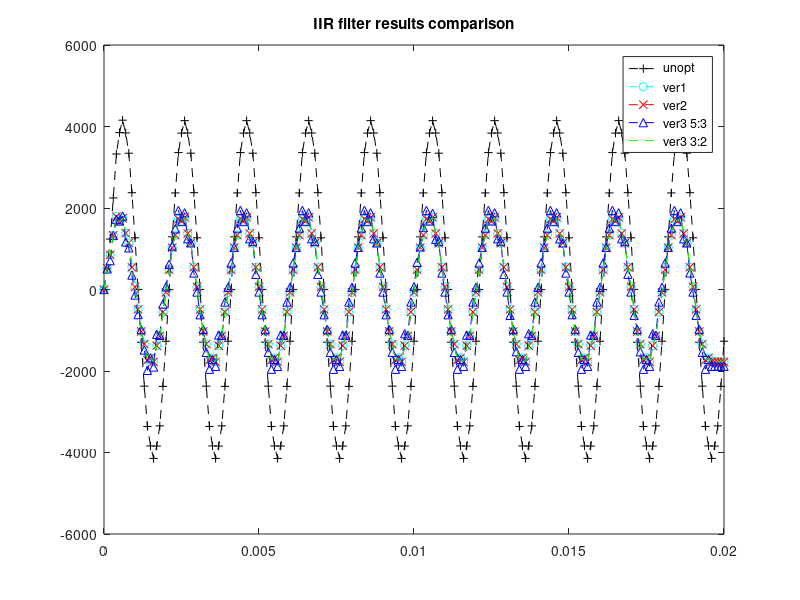
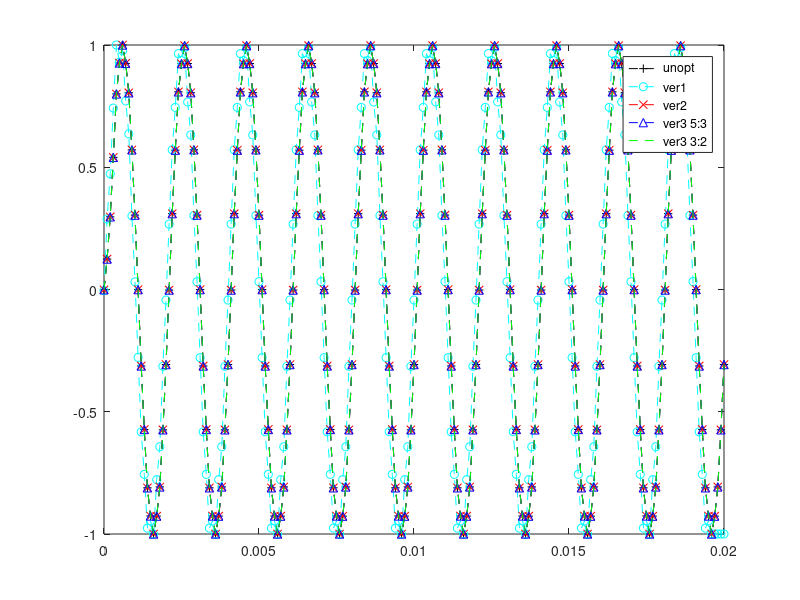

Here is the MATLAB script that generated these plots, in order:
fs=10000 %% sampling frequency
f1=500;  %% first sinewave freq (in band)
f2=4500; %% second sinnewave freq (out band)

N=3; %% filter order
nb=14; %% number of bits

T=1/500; %% maximum period
tt=0:1/fs:10*T; %% time samples

x1=sin(2*pi*f1*tt); %% first sinewave
x2=sin(2*pi*f2*tt); %% second sinewave

x=(x1+x2)/2; %% input signal

M = dlmread('results_unoptimized.txt'); %Use a better name that M
M2 = 2 * (M - min(M))/(max(M) - min(M)) -1; 
Y = dlmread('results_version_1.txt'); %Use a better name that Y
Y2 = 2 * (Y - min(Y))/(max(Y) - min(Y)) -1; 
X = dlmread('results_version_2.txt'); %Use a better name that X
X2 = 2 * (M - min(M))/(max(M) - min(M)) -1; 
E = dlmread('results_version_3_5-3.txt'); %Use a better name that E
E2 = 2 * (M - min(M))/(max(M) - min(M)) -1; 
F = dlmread('results_version_3_3-2.txt'); %Use a better name that E
F2 = 2 * (M - min(M))/(max(M) - min(M)) -1; 

Error_average_version2 =100 - (sum(Y)/sum(X) * 100);
Error_average_version3_5_3 =100 - (sum(E)/sum(Y) * 100);
Error_average_version3_3_2 =100 - (sum(Y)/sum(F) * 100);

%%average_version2 =immse(X,Y);
%%average_version3 =immse(Y,E);
%% plots
figure
plot(tt,M, 'k--+');
hold on
plot(tt, Y, 'c--o');
hold on
plot(tt, X, 'r--x');
hold on
plot(tt, E, 'b--^');
hold on
plot(tt, F, 'g--');
hold on

legend('unopt', 'ver1', 'ver2', 'ver3 5:3', 'ver3 3:2')
title('IIR filter results comparison')
%% Normalized plots
figure
plot(tt,M2, 'k--+');
hold on
plot(tt, Y2, 'c--o');
hold on
plot(tt, X2, 'r--x');
hold on
plot(tt, E2, 'b--^');
hold on
plot(tt, F2, 'g--');
hold on

legend('unopt', 'ver1', 'ver2', 'ver3 5:3', 'ver3 3:2')